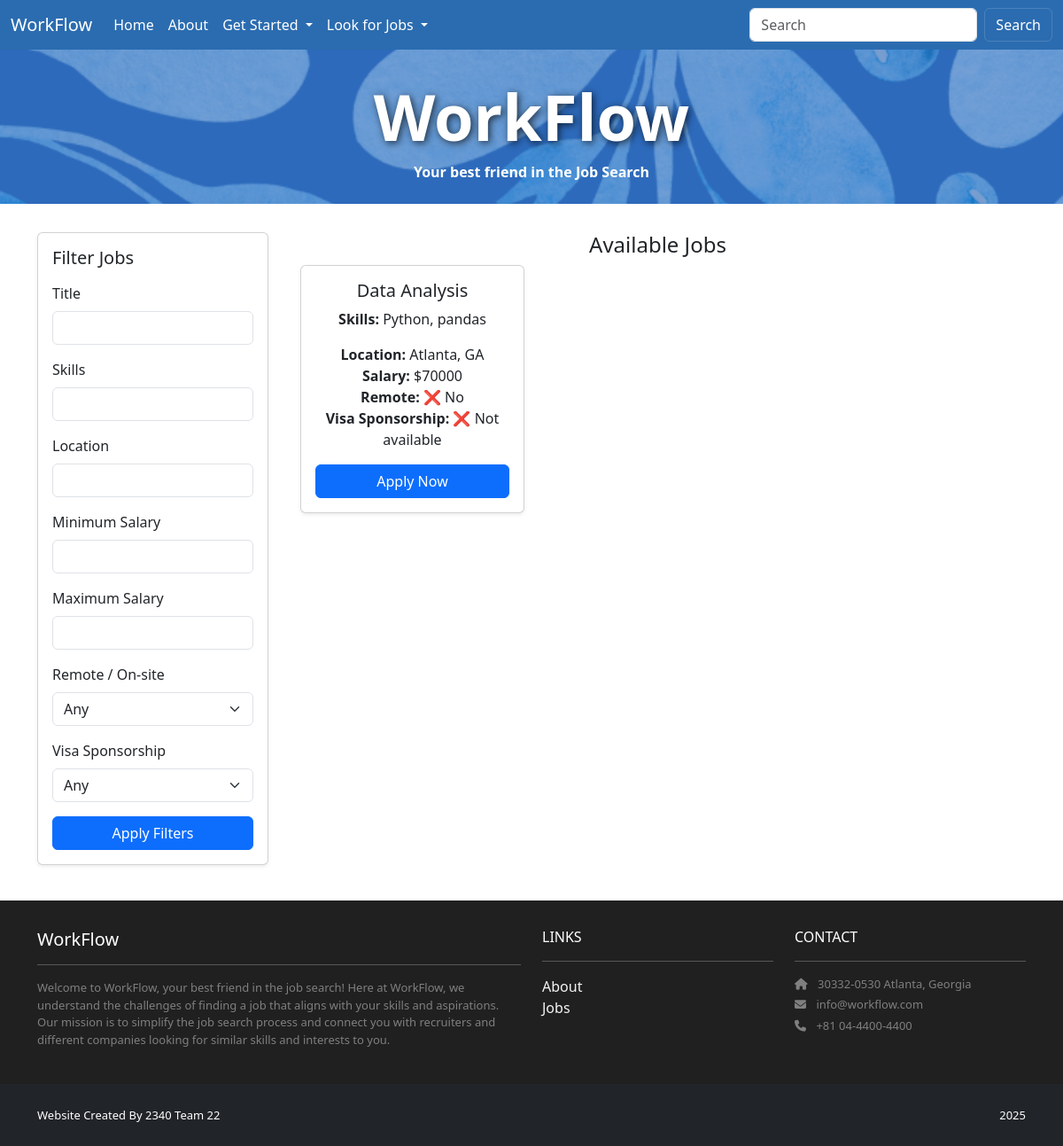
Screenshot of /jobs/ with the database file from the repository.
### jobs/models.py (models this page shows, shortened)
class Job(models.Model):
    title = models.CharField(max_length=200)
    skills = models.TextField()
    location = models.CharField(max_length=300)
    salary = models.IntegerField()
    is_remote = models.BooleanField(default=False)
    visa_sponsorship = models.BooleanField(default=False)
    recruiter = models.ForeignKey(
        settings.AUTH_USER_MODEL,
        on_delete=models.CASCADE,
        related_name='jobs'
    )

### jobs/views.py (the view)
# urls.py: path('', views.available_jobs, name='jobs.index'),
def available_jobs(request):
    template_data = {}
    template_data['title'] = 'Available Jobs'
    template_data['jobs'] = Job.objects.all()
    return render(request, 'jobs/index.html', {'template_data': template_data})

### jobs/templates/jobs/index.html
{% extends 'base.html' %}
{% block content %}
<header class="masthead bg-index text-center py-4">
  <div class="container d-flex align-items-center flex-column pt-2">
    <h2>WorkFlow</h2>
    <p>Your best friend in the Job Search</p>
  </div>
</header>
<div class="p-3">
  <div class="container">
    <div class="row mt-3">
      {% include 'jobs/filter.html' %}
      <div class="col mx-auto text-center mb-3">
        <h4>Available Jobs</h4>
        {% load humanize %}
        <div class="container">
          <div class="row g-4">
            {% for job in template_data.jobs %}
              {% include 'home/job.html' with job=job %}
            {% empty %}
              <p class="text-muted">No jobs found.</p>
            {% endfor %}
          </div>
        </div>
      </div>
    </div>
  </div>
</div>
{% endblock content %}

### home/templates/home/job.html
<div class="col-md-6 col-lg-4">
  <div class="card h-100 shadow-sm">
    <div class="card-body">
      <h5 class="card-title">{{ job.title }}</h5>
      <p class="card-text">
        <strong>Skills:</strong> {{ job.skills|linebreaksbr }}
      </p>
      <ul class="list-unstyled mb-3">
        <li><strong>Location:</strong> {{ job.location }}</li>
        <li><strong>Salary:</strong> ${{ job.salary }}</li>
        <li>
          <strong>Remote:</strong>
          {% if job.is_remote %} ✅ Yes {% else %} ❌ No {% endif %}
        </li>
        <li>
          <strong>Visa Sponsorship:</strong>
          {% if job.visa_sponsorship %} ✅ Available {% else %} ❌ Not available {% endif %}
        </li>
      </ul>
        {% if user.is_authenticated %}
            <a href="{% url 'apply_to_job' job.id %}" class="btn btn-primary mt-auto w-100">Apply Now</a>
        {% else %}
              <a href="{% url 'accounts.login' %}?next={% url 'apply_to_job' job.id %}" class="btn btn-primary mt-auto w-100"> Apply Now</a>
        {% endif %}
    </div>
  </div>
</div>

### jobproject/static/style.css (style rules this page uses)
.bg-index { background: url("/static/img/homeBackground.png") no-repeat center center fixed; background-size: cover; }
.masthead h2 { color: #fff !important; font-size: 4.5rem; font-weight: 800; text-shadow: 2px 2px 8px rgba(0,0,0,0.7); }
.masthead p { color: #fff !important; font-weight: 600; margin-bottom: 0; }

### jobproject/templates/base.html (style rules this page uses)
html, body { height: 100%; }
body { display: flex; flex-direction: column; min-height: 100vh; }

### rows the page displays
Job: title "Data Analysis", skills "Python, pandas", location "Atlanta, GA", salary "70000", is_remote "❌ No", visa_sponsorship "❌ Not available"
